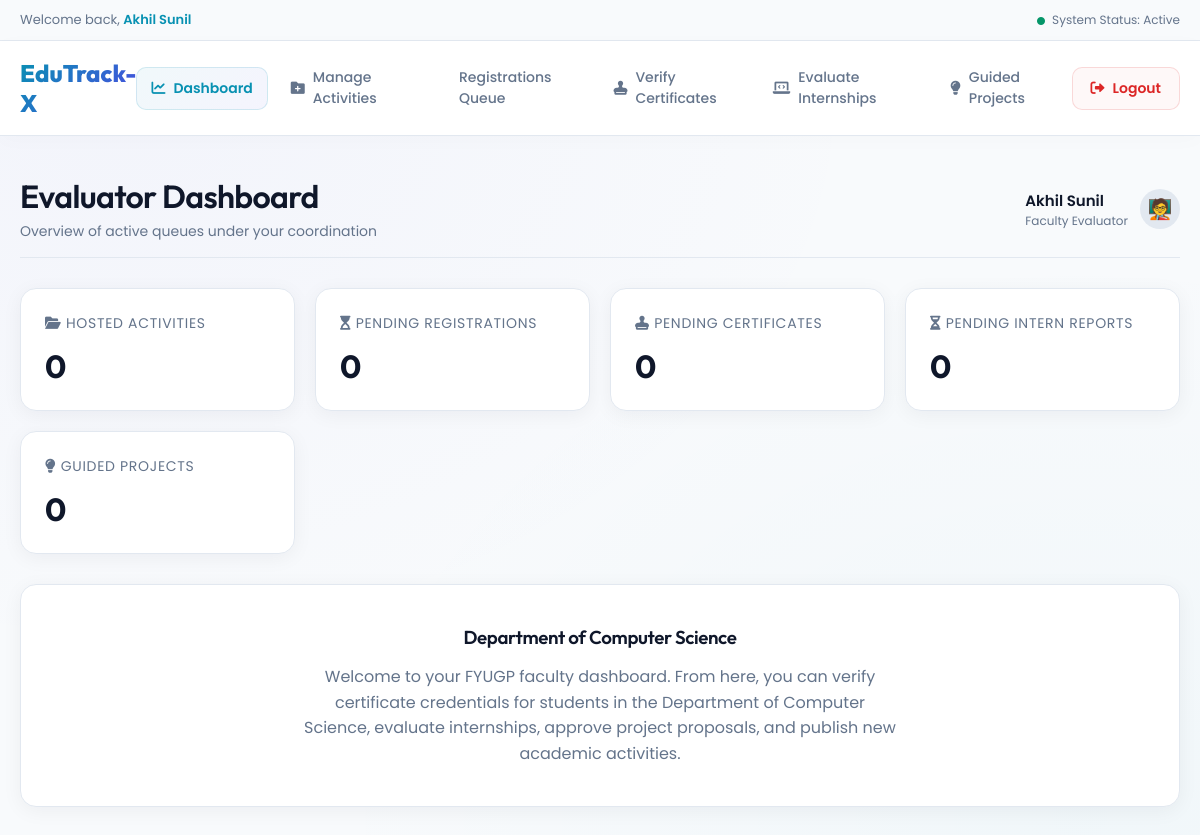
/Faculty/Dashboard/ (signed in), run on the app's committed database.
### Guest/models.py (models this page shows)
class tbl_student(models.Model):
    student_id = models.AutoField(primary_key=True)
    programme = models.ForeignKey(tbl_programme, on_delete=models.CASCADE)
    student_name = models.CharField(max_length=100)
    student_gender = models.CharField(max_length=20)
    student_dob = models.DateField()
    student_email = models.EmailField(max_length=100, unique=True)
    student_contact = models.CharField(max_length=20)
    student_address = models.TextField()
    student_admissionno = models.CharField(max_length=50, unique=True)
    student_semester = models.IntegerField(default=1)
    student_photo = models.FileField(upload_to='Assets/StudentDocs/', null=True, blank=True)
    student_password = models.CharField(max_length=60)
    student_status = models.IntegerField(default=0) # 0 = Pending, 1 = Active/Approved, 2 = Rejected
    student_date = models.DateField(auto_now_add=True)

class tbl_faculty(models.Model):
    faculty_id = models.AutoField(primary_key=True)
    department = models.ForeignKey(tbl_department, on_delete=models.CASCADE)
    faculty_name = models.CharField(max_length=100)
    faculty_email = models.EmailField(max_length=100, unique=True)
    faculty_contact = models.CharField(max_length=20)
    faculty_address = models.TextField()
    faculty_photo = models.FileField(upload_to='Assets/FacultyDocs/', null=True, blank=True)
    faculty_password = models.CharField(max_length=60)
    faculty_status = models.IntegerField(default=0) # 0 = Pending, 1 = Active/Approved, 2 = Rejected
    faculty_date = models.DateField(auto_now_add=True)

### Administrator/models.py (models this page shows)
class tbl_department(models.Model):
    department_id = models.AutoField(primary_key=True)
    department_name = models.CharField(max_length=100)
    department_status = models.IntegerField(default=1) # 1 = Active, 0 = Inactive

### Faculty/views.py (the view)
# urls.py: path('Dashboard/', views.Dashboard, name='Dashboard'),
def Dashboard(request):
    faculty = get_faculty(request)
    if not faculty:
        return redirect('Guest:Login')
    activities_hosted = tbl_activity.objects.filter(faculty=faculty).count()
    pending_registrations = tbl_activityregistration.objects.filter(activity__faculty=faculty, activityregistration_status=0).count()
    pending_certs = tbl_certificate.objects.filter(
        student__programme__department=faculty.department,
        certificate_status=0
    ).count()
    pending_internships = tbl_internshipreport.objects.filter(
        internship__faculty=faculty,
        internshipreport_status=0
    ).count()
    projects_guided = tbl_project.objects.filter(faculty=faculty).count()
    context = {
        'faculty': faculty,
        'activities_hosted': activities_hosted,
        'pending_registrations': pending_registrations,
        'pending_certs': pending_certs,
        'pending_internships': pending_internships,
        'projects_guided': projects_guided
    }
    return render(request, 'Faculty/Dashboard.html', context)

### Faculty/views.py (called while the page is built)
def get_faculty(request):
    if 'fid' not in request.session:
        return None
    return tbl_faculty.objects.filter(faculty_id=request.session['fid']).first()

### Faculty/Templates/Faculty/Dashboard.html (shortened to what this page needs)
{% extends 'Faculty/FacultyBase.html' %}
{% block header_title %}Evaluator Dashboard{% endblock %}
{% block header_subtitle %}Overview of active queues under your coordination{% endblock %}
{% block active_dashboard %}active{% endblock %}
{% block content %}
<div class="metrics-grid">
    <div class="glass-card metric-card">
        <span class="metric-title"><i class="fa-solid fa-folder-open"></i> Hosted Activities</span>
        <span class="metric-value">{{ activities_hosted }}</span>
    </div>
    <div class="glass-card metric-card" style="{% if pending_registrations > 0 %}border-color: var(--warning);{% endif %}">
        <span class="metric-title" style="{% if pending_registrations > 0 %}color: var(--warning);{% endif %}">
            <i class="fa-solid fa-hourglass-start"></i> Pending Registrations
        </span>
        <span class="metric-value">{{ pending_registrations }}</span>
    </div>
    <div class="glass-card metric-card" style="{% if pending_certs > 0 %}border-color: var(--warning);{% endif %}">
        <span class="metric-title" style="{% if pending_certs > 0 %}color: var(--warning);{% endif %}">
            <i class="fa-solid fa-stamp"></i> Pending Certificates
        </span>
        <span class="metric-value">{{ pending_certs }}</span>
    </div>
    <div class="glass-card metric-card" style="{% if pending_internships > 0 %}border-color: var(--warning);{% endif %}">
        <span class="metric-title" style="{% if pending_internships > 0 %}color: var(--warning);{% endif %}">
            <i class="fa-solid fa-hourglass-half"></i> Pending Intern Reports
        </span>
        <span class="metric-value">{{ pending_internships }}</span>
    </div>
    <div class="glass-card metric-card">
        <span class="metric-title"><i class="fa-solid fa-lightbulb"></i> Guided Projects</span>
        <span class="metric-value">{{ projects_guided }}</span>
    </div>
</div>
<div class="glass-card" style="margin-top: 30px; text-align: center; padding: 40px;">
    <h3 style="margin-bottom: 15px; font-family: var(--font-outfit);">Department of {{ faculty.department.department_name }}</h3>
    <p style="color: var(--text-muted); max-width: 600px; margin: 0 auto; line-height: 1.6;">
        Welcome to your FYUGP faculty dashboard. From here, you can verify certificate credentials for students in the Department of {{ faculty.department.department_name }}, evaluate internships, approve project proposals, and publish new academic activities.
    </p>
</div>
{% endblock %}

### Faculty/Templates/Faculty/FacultyBase.html (shortened to what this page needs)
{% load static %}
<!DOCTYPE html>
<html lang="en">
<head>
    <link rel="stylesheet" href="{% static 'css/style.css' %}">
    <link href="https://cdnjs.cloudflare.com/ajax/libs/font-awesome/6.0.0/css/all.min.css" rel="stylesheet">
</head>
<body>
    <div class="sub-header">
        <div class="container">
            <div class="sub-header-content">
                <span class="welcome-text">Welcome back, <em>{{ request.session.name }}</em></span>
                <span class="system-status"><i class="fa-solid fa-circle" style="color: var(--success); font-size: 8px; margin-right: 4px;"></i> System Status: Active</span>
            </div>
        </div>
    </div>
    <header class="dashboard-header-nav">
        <div class="container">
            <nav class="dashboard-nav">
                <a href="{% url 'Faculty:Dashboard' %}" class="logo">
                    EduTrack-X
                </a>
                <ul class="nav-menu" id="nav-menu">
                    <li class="{% block active_dashboard %}{% endblock %}">
                        <a href="{% url 'Faculty:Dashboard' %}">
                            <i class="fa-solid fa-chart-line"></i> Dashboard
                        </a>
                    </li>
                    <li class="{% block active_activities %}{% endblock %}">
                        <a href="{% url 'Faculty:ManageActivities' %}">
                            <i class="fa-solid fa-folder-plus"></i> Manage Activities
                        </a>
                    </li>
                    <li class="{% block active_regs %}{% endblock %}">
                        <a href="{% url 'Faculty:ActivityRegistrations' %}">
                             Registrations Queue
                        </a>
                    </li>
                    <li class="{% block active_certs %}{% endblock %}">
                        <a href="{% url 'Faculty:VerifyCertificates' %}">
                            <i class="fa-solid fa-stamp"></i> Verify Certificates
                        </a>
                    </li>
                    <li class="{% block active_intern %}{% endblock %}">
                        <a href="{% url 'Faculty:EvaluateInternships' %}">
                            <i class="fa-solid fa-laptop-code"></i> Evaluate Internships
                        </a>
                    </li>
                    <li class="{% block active_project %}{% endblock %}">
                        <a href="{% url 'Faculty:ApproveProjects' %}">
                            <i class="fa-solid fa-lightbulb"></i> Guided Projects
                        </a>
                    </li>
                </ul>
                <div class="nav-right">
                    <a href="{% url 'Guest:Logout' %}" class="btn-logout">
                        <i class="fa-solid fa-right-from-bracket"></i> Logout
                    </a>
                </div>
            </nav>
        </div>
    </header>
    <div class="dashboard-main-content animate-fade-in">
        <div class="dashboard-header">
            <div>
                <h1>{% block header_title %}Faculty Portal{% endblock %}</h1>
                <p style="color: var(--text-muted); font-size: 14px; margin-top: 5px;">{% block header_subtitle %}FYUGP Faculty Coordinator Panel{% endblock %}</p>
            </div>
            <div class="user-profile-badge">
                <div class="user-name-role">
                    <span class="name">{{ request.session.name }}</span>
                    <span class="role">Faculty Evaluator</span>
                </div>
                {% if faculty.faculty_photo %}
                <img src="{{ faculty.faculty_photo.url }}" class="user-profile-pic">
                {% else %}
                <div style="width: 40px; height: 40px; border-radius: 50%; background: var(--border-color); display: flex; align-items: center; justify-content: center; font-size: 20px; font-weight: bold;">🧑‍🏫</div>
                {% endif %}
            </div>
        </div>
        {% block content %}
        {% endblock %}
    </div>
</body>
</html>

### data on the page
tbl_student: session.name "Akhil Sunil"
tbl_faculty: department.department_name "Computer Science"

### other printed values
{{ activities_hosted }} "0"
{{ pending_registrations }} "0"
{{ pending_certs }} "0"
{{ pending_internships }} "0"
{{ projects_guided }} "0"
